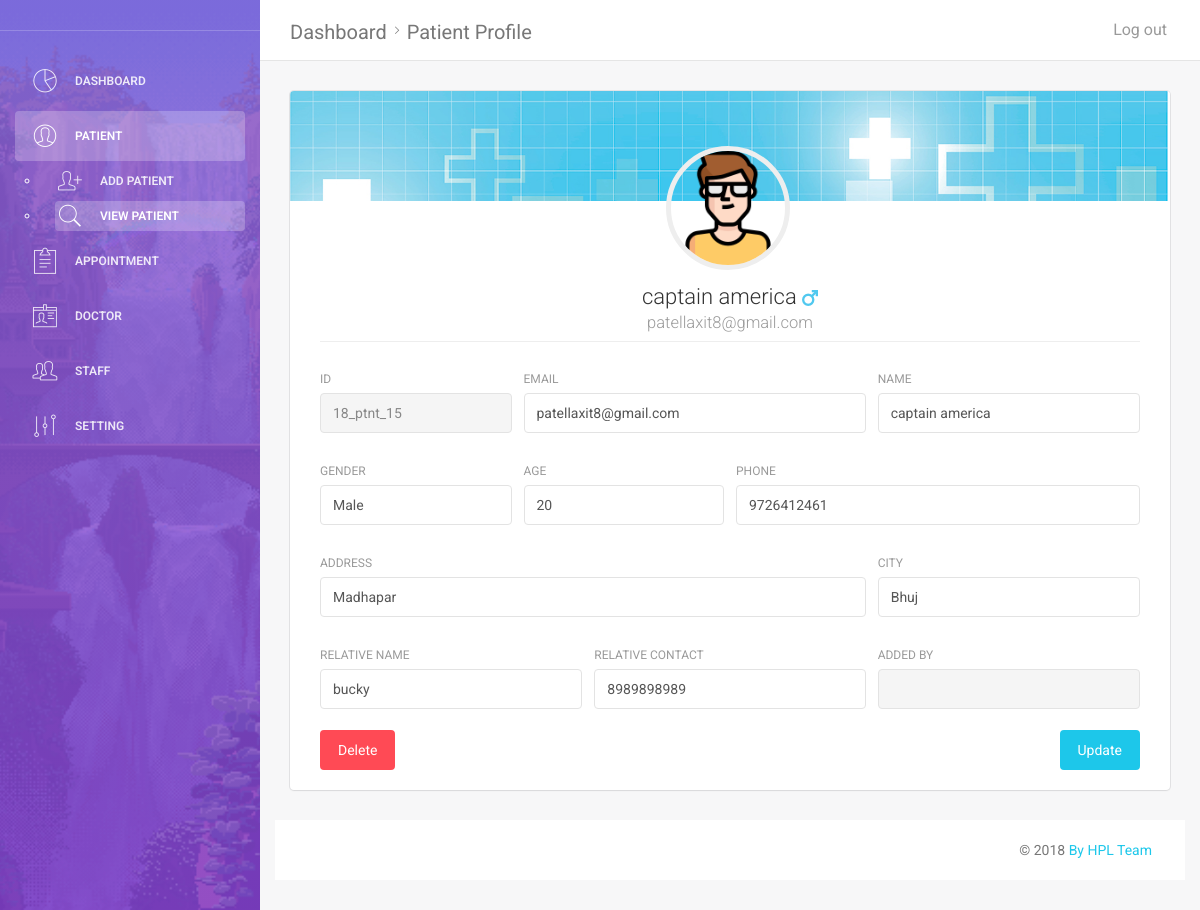
Screenshot of /view_patient_profile.php?id=18_ptnt_15 (signed in) with the database file from the repository.
### tables this page shows
CREATE TABLE `patient` (
  `count` int(10) NOT NULL,
  `patient_id` varchar(15) NOT NULL,
  `patient_name` varchar(30) NOT NULL,
  `patient_gender` varchar(10) NOT NULL,
  `patient_email` varchar(50) NOT NULL,
  `patient_phone` varchar(15) NOT NULL,
  `patient_dob` date NOT NULL,
  `patient_type` tinyint(1) NOT NULL,
  `patient_address` varchar(100) NOT NULL,
  `patient_password` varchar(50) NOT NULL,
  `relative_name` varchar(30) NOT NULL,
  `relative_contact` varchar(15) NOT NULL,
  `added_by` varchar(15) NOT NULL,
  `doj` timestamp(6) NOT NULL DEFAULT CURRENT_TIMESTAMP(6)
);

### view_patient_profile.php (the view, shortened to what this page needs)
<?php
include("assets/modules/global_module.php");
if(isset($_GET["id"]))
{
    $p_id = $_GET["id"];
}
if(isset($_SESSION["admin_token"]))
{
    $admin_id = $_SESSION["admin_token"];
}
$data = mysqli_fetch_assoc(fetch_data("select * from patient where patient_id = '$p_id'","result"));
$age = date_diff(date_create($data["patient_dob"]), date_create('today'))->y;
$loc = explode("~",$data["patient_address"]);
$address = $loc[1];
$city = $loc[0];
?>
<!doctype html>
<html lang="en">
<head>
    <link href="assets/css/bootstrap.min.css" rel="stylesheet" />
    <link href="assets/css/animate.min.css" rel="stylesheet"/>
    <link href="assets/css/light-bootstrap-dashboard.css?v=1.4.0" rel="stylesheet"/>
    <link href="http://maxcdn.bootstrapcdn.com/font-awesome/4.2.0/css/font-awesome.min.css" rel="stylesheet">
    <link href="assets/css/pe-icon-7-stroke.css" rel="stylesheet" />
</head>
<body>
<div class="wrapper">
    <div class="main-panel">
        <nav class="navbar navbar-default navbar-fixed">
            <div class="container-fluid">
                <div class="navbar-header">
                    <a class="navbar-brand" href="#">Dashboard<i class="pe-7s-angle-right"></i>Patient Profile</a>
                </div>
                <div class="collapse navbar-collapse">
                    <ul class="nav navbar-nav navbar-right">
                        <li>
                            <a href="logout.php?for=<?php echo $admin_id; ?>">
                                <p>Log out</p>
                            </a>
                        </li>
                    </ul>
                </div>
            </div>
        </nav>
        <div class="content">
            <div class="container-fluid">
                <div class="row">
                    <div class="col-md-12">
                        <div class="card card-user">
                            <div class="image" >
                            </div>
                            <div class="content">
                                <div class="author">
                                    <a href="#">
                                        <img class="avatar border-gray" src="assets/img/avatars/001-man-13.png" alt="..."/  >
                                        <h4 class="title"><?php echo $data["patient_name"]; if($data["patient_gender"]=="Male"){ echo "&nbsp<img src='assets/img/male.png'>"; }else{ echo "&nbsp<img src='assets/img/female.png'>"; }?><br />
                                            <small><?php echo $data["patient_email"]; ?></small>
                                        </h4>
                                    </a>
                                </div>
                            <hr>
                            <div class="content">
                                <form method="POST" name="admin_edit_patient">
                                    <div class="row">
                                        <div class="col-md-3">
                                            <div class="form-group">
                                                <label>Id</label>
                                                <input type="text" name="p_id" class="form-control" disabled value="<?php echo $data["patient_id"]; ?>">
                                            </div>
                                        </div>
                                        <div class="col-md-5">
                                            <div class="form-group">
                                                <label>Email</label>
                                                <input type="email" name="p_email" class="form-control"  value="<?php echo $data["patient_email"]; ?>">
                                            </div>
                                        </div>
                                        <div class="col-md-4">
                                            <div class="form-group">
                                                <label >Name</label>
                                                <input type="text" name="p_name" class="form-control"  value="<?php echo $data["patient_name"]; ?>">
                                            </div>
                                        </div>
                                    </div>
                                    <div class="row">
                                        <div class="col-md-3">
                                            <div class="form-group">
                                                <label>Gender</label>
                                                <input type="text" name="p_gender" class="form-control"  value="<?php echo $data["patient_gender"]; ?>">
                                            </div>
                                        </div>
                                        <div class="col-md-3">
                                            <div class="form-group">
                                                <label>Age</label>
                                                <input type="text" name="p_age" class="form-control" value="<?php echo $age ?>">
                                            </div>
                                        </div>
                                        <div class="col-md-6">
                                            <div class="form-group">
                                                <label>Phone</label>
                                                <input type="text" name="p_phone" class="form-control"  value="<?php echo $data["patient_phone"]; ?>">
                                            </div>
                                        </div>
                                    </div>
                                    <div class="row">
                                        <div class="col-md-8">
                                            <div class="form-group">
                                                <label>Address</label>
                                                <input type="text" name="p_address" class="form-control"  value="<?php echo $address; ?>">
                                            </div>
                                        </div>
                                        <div class="col-md-4">
                                            <div class="form-group">
                                                <label>City</label>
                                                <input type="text" name="p_city" class="form-control"  value="<?php echo $city; ?>">
                                            </div>
                                        </div>
                                    </div>
                                    <div class="row">
                                        <div class="col-md-4">
                                            <div class="form-group">
                                                <label>Relative Name</label>
                                                <input type="text" name="r_name" class="form-control"  value="<?php echo $data["relative_name"]; ?>">
                                            </div>
                                        </div>
                                        <div class="col-md-4">
                                            <div class="form-group">
                                                <label>Relative Contact</label>
                                                <input type="text" name="r_contact" class="form-control"  value="<?php echo $data["relative_contact"]; ?>">
                                            </div>
                                        </div>
                                        <div class="col-md-4">
                                            <div class="form-group">
                                                <label>Added By</label>
                                                <input type="text" name="added_by" class="form-control" disabled value="<?php echo $data["added_by"]; ?>">
                                            </div>
                                        </div>
                                    </div>
                                    <a class="btn btn-danger btn-fill pull-left" data-toggle="modal" data-target="#myModal">
                                        Delete
                                    </a>
                                    <button type="submit" class="btn btn-info btn-fill pull-right">Update</button>
                                    <br><br>
                                </form>
                            </div>
                        </div>
                    </div>
                </div>
            </div>
        </div>
        <footer class="footer">
            <div class="container-fluid">
                <p class="copyright pull-right">
                    &copy; <script>document.write(new Date().getFullYear())</script>
                    <a href="#">By HPL Team</a>
                </p>
            </div>
        </footer>
    </div>
</div>
</body>
</html>

### rows the page displays
patient: patient_name "captain america", patient_email "patellaxit8@gmail.com", p_id "18_ptnt_15", p_email "patellaxit8@gmail.com", p_name "captain america", p_gender "Male", p_age "20", p_phone "9726412461", p_address "Madhapar", p_city "Bhuj", r_name "bucky", r_contact "8989898989"
